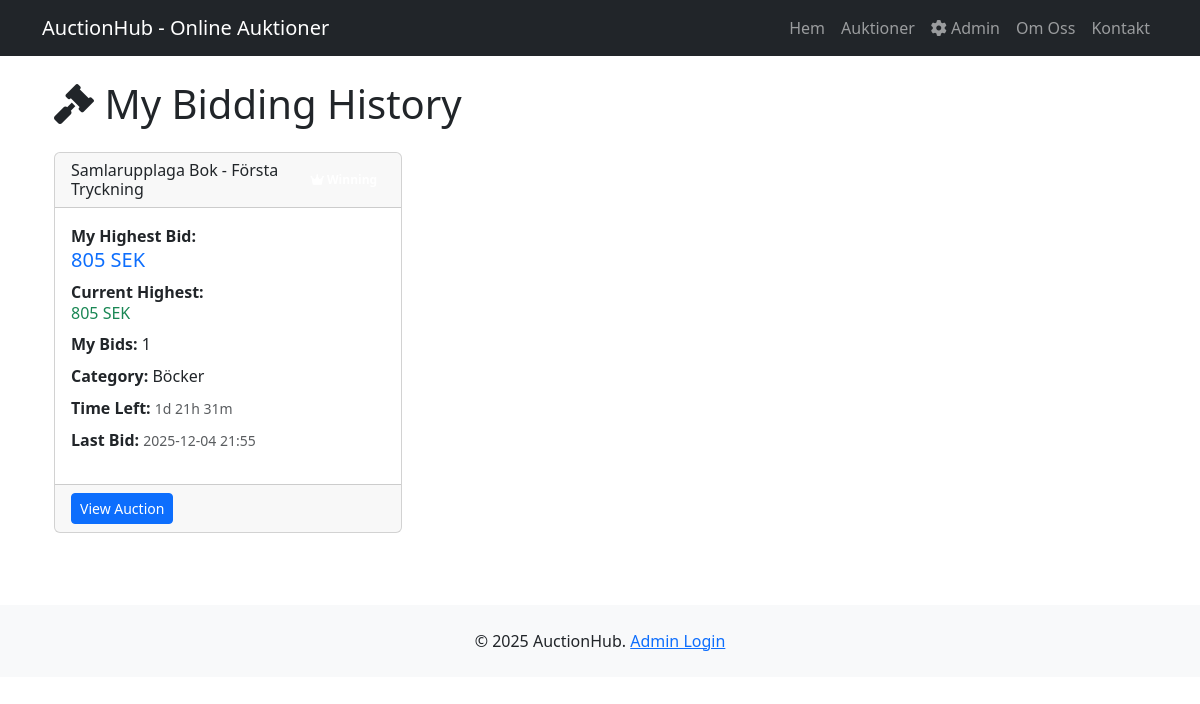
/bidding/my-bids (signed in), run on the app's committed database.
### models/auction.py (models this page shows, shortened)
class Auction(db.Model):
    __tablename__ = 'auctions'
    id = db.Column(db.Integer, primary_key=True)
    title = db.Column(db.String(200), nullable=False)
    description = db.Column(db.Text, nullable=False)
    category = db.Column(db.String(100), nullable=False)
    starting_bid = db.Column(db.Float, nullable=False)
    current_bid = db.Column(db.Float, nullable=True)  # Null om inga bud
    start_time = db.Column(db.DateTime, nullable=False, default=datetime.utcnow)
    end_time = db.Column(db.DateTime, nullable=False)
    created_at = db.Column(db.DateTime, default=datetime.utcnow, nullable=False)
    is_active = db.Column(db.Boolean, default=True, nullable=False)
    image = db.Column(db.String(255), nullable=True, default='default_auction.jpg')  # Bildfilnamn
    bids = db.relationship('Bid', backref='auction', lazy=True, cascade='all, delete-orphan', order_by='Bid.created_at.desc()')
    likes = db.relationship('Like', backref='auction', lazy=True, cascade='all, delete-orphan')
    @property
    def is_ongoing(self):
        now = datetime.utcnow()
        return self.start_time <= now <= self.end_time and self.is_active
    @property
    def is_ended(self):
        return datetime.utcnow() > self.end_time
    @property
    def time_left(self):
        if self.is_ended:
            return timedelta(0)
        return self.end_time - datetime.utcnow()

### models/bid.py (models this page shows, shortened)
class Bid(db.Model):
    __tablename__ = 'bids'
    id = db.Column(db.Integer, primary_key=True)
    amount = db.Column(db.Float, nullable=False)
    created_at = db.Column(db.DateTime, default=datetime.utcnow, nullable=False)
    auction_id = db.Column(db.Integer, db.ForeignKey('auctions.id'), nullable=False)
    user_id = db.Column(db.Integer, db.ForeignKey('users.id'), nullable=False)
    __table_args__ = (
        db.Index('idx_auction_amount', 'auction_id', 'amount'),
        db.Index('idx_auction_created', 'auction_id', 'created_at'),
    )

### myblueprints/bidding.py (the view)
@bidding_bp.route('/my-bids')
@login_required
def my_bids():
    user_bids = db.session.query(Bid, Auction).\
        join(Auction, Bid.auction_id == Auction.id).\
        filter(Bid.user_id == current_user.id).\
        order_by(Bid.created_at.desc()).all()
    auction_bids = {}
    for bid, auction in user_bids:
        if auction.id not in auction_bids:
            highest_bid = Bid.query.filter_by(auction_id=auction.id).\
                order_by(Bid.amount.desc(), Bid.created_at.asc()).first()
            user_highest = Bid.query.filter_by(
                auction_id=auction.id,
                user_id=current_user.id
            ).order_by(Bid.amount.desc()).first()
            auction_bids[auction.id] = {
                'auction': auction,
                'user_highest_bid': user_highest,
                'is_winning': highest_bid and highest_bid.user_id == current_user.id,
                'current_highest': highest_bid.amount if highest_bid else auction.starting_bid,
                'bid_count': len([b for b, a in user_bids if a.id == auction.id])
            }
    return render_template('bidding/my_bids.html', auction_bids=auction_bids)

### dbrepositories/user_repository.py (called while the page is built)
    def get_by_id(self, user_id: int) -> Optional[User]:
        return User.query.filter_by(id=user_id).first()

### flask_app.py (called while the page is built)
def skapa_app():
    app = Flask(__name__)
    app.config['SECRET_KEY'] = os.environ.get('SECRET_KEY', 'din_superhemliga_nyckel')
    app.config['SQLALCHEMY_DATABASE_URI'] = os.environ.get('DATABASE_URL', 'sqlite:///blgeestates.db')
    app.config['SQLALCHEMY_TRACK_MODIFICATIONS'] = False
    init_db(app)
    login_manager = LoginManager()
    login_manager.init_app(app)
    login_manager.login_view = 'auth.login'
    login_manager.login_message = 'Please log in to access this page.'
    login_manager.login_message_category = 'info'
    @login_manager.user_loader
    def load_user(user_id):
        from dbrepositories.user_repository import UserRepository
        user_repo = UserRepository()
        return user_repo.get_by_id(int(user_id))
    registrera_blueprints(app)
    create_routes(app)
    return app

### templates/bidding/my_bids.html (shortened to what this page needs)
{% extends 'base.html' %}
{% block content %}
<div class="container mt-4">
    <div class="row">
        <div class="col-12">
            <h1 class="mb-4">
                <i class="fas fa-gavel"></i> My Bidding History
            </h1>
            {% if auction_bids %}
            <div class="row">
                {% for auction_id, data in auction_bids.items() %}
                <div class="col-md-6 col-lg-4 mb-4">
                    <div class="card h-100">
                        <div class="card-header d-flex justify-content-between align-items-center">
                            <h6 class="mb-0">{{ data.auction.title }}</h6>
                            {% if data.is_winning %}
                            <span class="badge badge-success">
                                <i class="fas fa-crown"></i> Winning
                            </span>
                            {% elif data.auction.is_ended %}
                            <span class="badge badge-secondary">Ended</span>
                            {% elif data.auction.is_ongoing %}
                            <span class="badge badge-warning">Outbid</span>
                            {% else %}
                            <span class="badge badge-info">Upcoming</span>
                            {% endif %}
                        </div>
                        <div class="card-body">
                            <div class="mb-2">
                                <strong>My Highest Bid:</strong>
                                <div class="h5 text-primary">{{ "%.0f"|format(data.user_highest_bid.amount) }} SEK</div>
                            </div>
                            <div class="mb-2">
                                <strong>Current Highest:</strong>
                                <div class="h6 {% if data.is_winning %}text-success{% else %}text-danger{% endif %}">
                                    {{ "%.0f"|format(data.current_highest) }} SEK
                                </div>
                            </div>
                            <div class="mb-2">
                                <strong>My Bids:</strong> {{ data.bid_count }}
                            </div>
                            <div class="mb-2">
                                <strong>Category:</strong> {{ data.auction.category }}
                            </div>
                            {% if data.auction.is_ongoing %}
                            <div class="mb-2">
                                <strong>Time Left:</strong>
                                <small class="text-muted">
                                    {{ data.auction.time_left.days }}d {{ (data.auction.time_left.seconds // 3600) }}h {{ ((data.auction.time_left.seconds % 3600) // 60) }}m
                                </small>
                            </div>
                            {% endif %}
                            <div class="mb-3">
                                <strong>Last Bid:</strong>
                                <small class="text-muted">{{ data.user_highest_bid.created_at.strftime('%Y-%m-%d %H:%M') }}</small>
                            </div>
                        </div>
                        <div class="card-footer">
                            <a href="{{ url_for('auctions_bp.auction_detail', auction_id=data.auction.id) }}"
                               class="btn btn-primary btn-sm">
                                View Auction
                            </a>
                        </div>
                    </div>
                </div>
                {% endfor %}
            </div>
            {% endif %}
        </div>
    </div>
</div>
{% endblock %}

### data on the page
Auction: auction "Samlarupplaga Bok - Första Tryckning", auction.category "Böcker", auction.time_left.days "1", end_time "21", ((data.auction.time_left.seconds%3600)//60) "31"
Bid: user_highest_bid.amount "805", current_highest "805", user_highest_bid.created_at "2025-12-04 21:55"

### other printed values
{{ data.bid_count }} "1"
